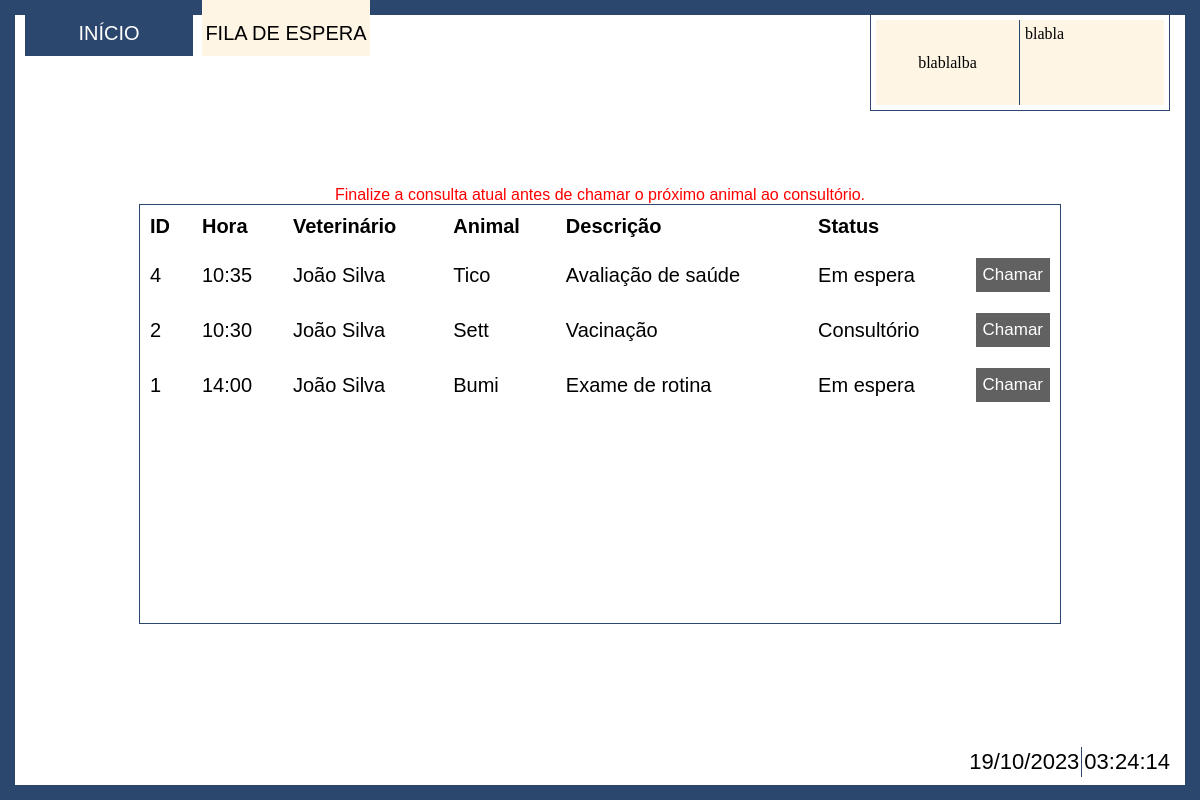
/Index/vetArea/filaEspera.php, run on the app's committed database.
### tables this page shows
create table Animais
(
	idAnimal int auto_increment primary key,
	nome varchar(100) not null,
	especie varchar(50) not null,
	raca varchar(50) not null,
	datanascto date,
	idCliente int not null,
	foreign key (idCliente) references Clientes(idCliente) on delete cascade
);

create table Agenda
(
	idConsulta int auto_increment primary key,
	dataConsulta date not null,
	horaConsulta varchar(5) not null, 
	veterinario int,
	descricao text,
	idAnimal int not null,
    idStatus int,
    foreign key (idStatus) references statusConsulta(idStatus),
	foreign key (idAnimal) references Animais(idAnimal) on delete cascade
);

create table Usuarios
(
	idUsuario int auto_increment primary key not null,
	nome varchar (150) not null,
	email varchar (150) not null,
	contato varchar(20) not null,
    enderecoE varchar (2) not null,
    enderecoC varchar (50) not null,
    enderecoB varchar (50) not null,
    enderecoRN varchar (100) not null,
	idCargo int not null,
	foreign key (idCargo) references Funcoes(idCargo)
);

create table statusConsulta
(
	idStatus int primary key not null,
    statusConsulta varchar(50)
);

### Index/vetArea/filaEspera.php (the view, shortened to what this page needs)
<!DOCTYPE html>
<html lang="en">
    <head>
        <link rel="stylesheet" href="../../css/vetArea/filaEspera.css">
    </head>
    <body>
        <div class="page">
            <div class="bar">
                <div class="button"><a href="./InicioVet.php">INÍCIO</a></div>
                <div class="button selected"><a href="./cadastro.php">FILA DE ESPERA</a></div>
            </div>
            <div class="container">
                <span id="alerta"></span>
                <div class="table-container">
                    <table>
                        <thead>
                            <tr>
                                <th scope="col">ID</th>
                                <th scope="col">Hora</th>
                                <th scope="col">Veterinário</th>
                                <th scope="col">Animal</th>
                                <th scope="col">Descrição</th>
                                <th scope="col">Status</th>
                            </tr>
                        </thead>
                        <tbody>
                            <?php
                                include '../../php/conectaBD.php';
                                $queryAgenda = "SELECT Agenda.*, Usuarios.nome, Animais.nome, statusConsulta.statusConsulta, Animais.idCliente
                                                FROM Animais
                                                INNER JOIN Agenda ON Animais.idAnimal = Agenda.idAnimal
                                                INNER JOIN Usuarios ON Agenda.veterinario = Usuarios.idUsuario
                                                INNER JOIN statusConsulta ON Agenda.idStatus = statusConsulta.idStatus
                                                WHERE Agenda.idStatus = '1' OR Agenda.idStatus = '2'
                                                GROUP BY Agenda.dataConsulta, Agenda.horaConsulta;";
                                $resultAgenda = mysqli_query($conexao, $queryAgenda);
                                if ($resultAgenda->num_rows>0):
                                    while($arrayAgenda = mysqli_fetch_row($resultAgenda) ):
                            ?>
                            <tr class="table-rows" id="<?php echo $arrayAgenda[0];?>">
                                <td><?php echo $arrayAgenda[0];?></td>
                                <td><?php echo $arrayAgenda[2];?></td>
                                <td><?php echo $arrayAgenda[7];?></td>
                                <td><?php echo $arrayAgenda[8];?></td>
                                <td><?php echo $arrayAgenda[4];?></td>
                                <td><?php echo $arrayAgenda[9];?></td>
                                <td class="more-list-container">
                                    <div class="list-box">
                                        <button class="more-btn" onclick="abrirModal(`<?php echo $arrayAgenda[0]?>`, `<?php echo $arrayAgenda[8]?>`, `<?php echo $arrayAgenda[7]?>`)">Chamar</button>
                                    </div>
                                </td>
                            </tr>
                            <?php
                                endwhile;
                                else:
                            ?>
                            <div class="center">
                                <span> Nenhuma entrada cadastrada.</span>
                            </div>
                            <?php
                                endif;
                            ?>
                        </tbody>
                    </table>
                </div>
                <div class="data">
                    <div class="dia" id="data-atual"></div>
                    <div class="hora" id="hora-atual"></div>
                </div>
                <div class="tela-container">
                    <div class="chamada-atual-container">
                        <span id="chamada-atual">blablalba</span>
                    </div>
                    <div class="ultimas-chamadas-container">
                        <span id="ultimas-chamadas">blabla</span>
                    </div>
                </div>
            </div>
        </div>
    </body>
</html>

### Css/vetArea/filaEspera.css (style rules this page uses)
html, body { width: 100%; height: 100%; margin: 0; }
body { display: flex; justify-content: center; align-items: center; flex-direction: column; }
.page { height: 100%; width: 100%; padding: 25px; padding-top: 0; box-sizing: border-box; display: flex; flex-direction: column; }
.container { width: 100%; height: 90%; background-color: #ffffff; display: flex; box-sizing: border-box; flex-direction: column; align-items: center; justify-content: center; }
.bar { width: 30%; display: flex; justify-content: space-between; }
.button > a { height: 7vh; width: 14vw; padding-top: 10px; box-sizing: border-box; background-color: #2c476e; display: flex; justify-content: center; align-items: center; text-decoration: none; font-size: 2.5vh; color: #ffffff; font-family: 'Franklin Gothic Medium', 'Arial Narrow', Arial, sans-serif; position: relative; overflow: hidden; z-index: 1; }
.button > a::before { content: ''; position: absolute; top: 0; left: 0; width: 100%; height: 0; background-color: #fef5e4; transition: height 0.5s; z-index: -1; }
.selected>a { background-color: #fef5e4; color: #000000; }
.table-container { border: 1px solid #2c476e; width: 80%; height:60%; overflow-y: auto; }
table { text-align: left; width: 100%; font-family:Arial, Helvetica, sans-serif; font-size: 2.5vh; border-collapse:collapse; }
table .table-rows { height: 55px; }
td { padding: 10px; }
th { padding: 10px; }
.more-btn { font-size: 85%; background-color: #2c476e; padding: 7px; color: #ffffff; font-family:'Franklin Gothic Medium', 'Arial Narrow', Arial, sans-serif; text-decoration: none; cursor: pointer; border: none; }
.more-list-container { width: 10px; }
.data { padding: 3px; box-sizing: border-box; position: fixed; bottom: 20px; right:25px; color: black; font-family:'Franklin Gothic Medium', 'Arial Narrow', Arial, sans-serif; font-size: 22px; display: flex; justify-content: center; align-items: center; }
.hora { padding: 2px; }
.dia { padding: 2px; border-right: 1px solid #2c476e; }
.tela-container { width: 25%; height: 12%; border: 1px solid #2c476e; border-top: none; position: absolute; top: 15px; right: 30px; display: flex; padding: 5px; justify-content: center; align-items: center; box-sizing: border-box; }
.chamada-atual-container { width: 50%; height: 100%; background-color: #fef5e4; border-right: 1px solid #2c476e; padding: 5px; box-sizing: border-box; display: flex; justify-content: center; align-items: center; }
.ultimas-chamadas-container { width: 50%; height: 100%; background-color: #fef5e4; padding: 5px; box-sizing: border-box; display: flex; flex-direction: column; }

### data on the page
animais: agenda.idConsulta "4", agenda.horaConsulta "10:35", usuarios.nome "João Silva", nome "Tico", agenda.descricao "Avaliação de saúde", statusconsulta.statusConsulta "Em espera"
animais: agenda.idConsulta "2", agenda.horaConsulta "10:30", usuarios.nome "João Silva", nome "Sett", agenda.descricao "Vacinação", statusconsulta.statusConsulta "Consultório"
animais: agenda.idConsulta "1", agenda.horaConsulta "14:00", usuarios.nome "João Silva", nome "Bumi", agenda.descricao "Exame de rotina", statusconsulta.statusConsulta "Em espera"
